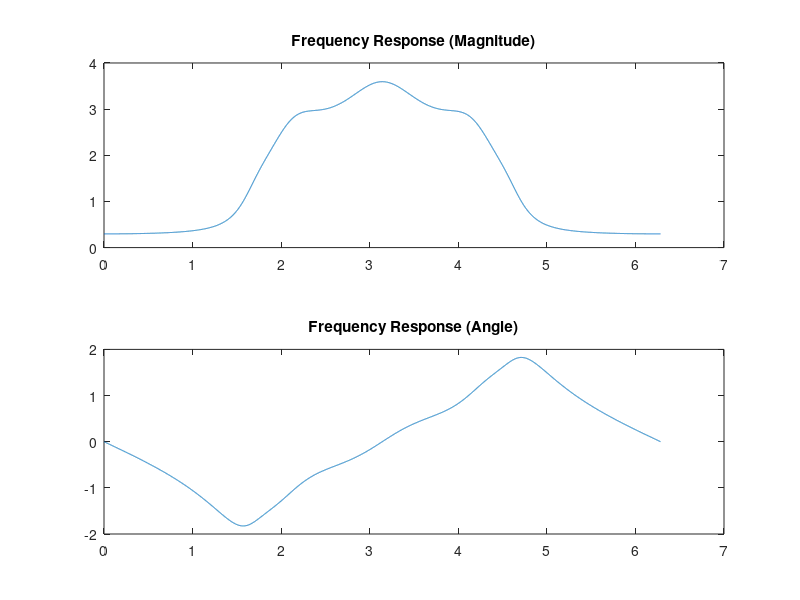
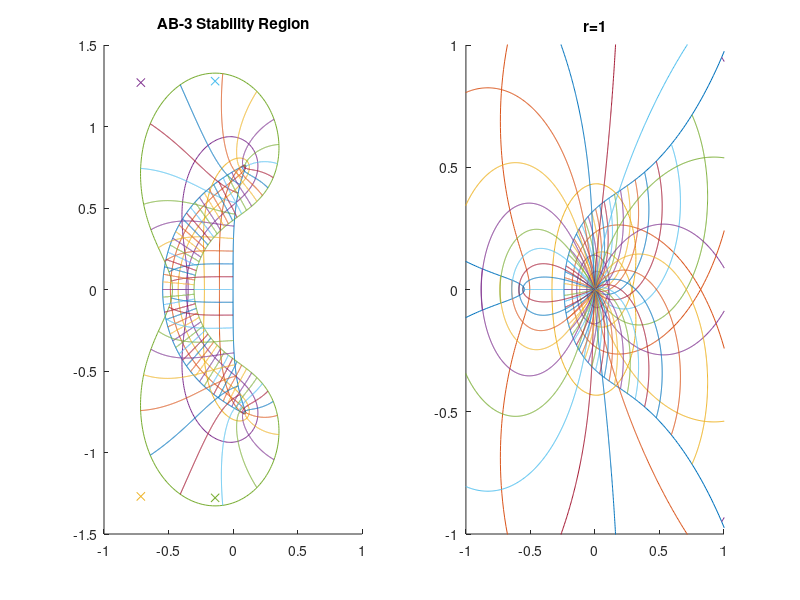
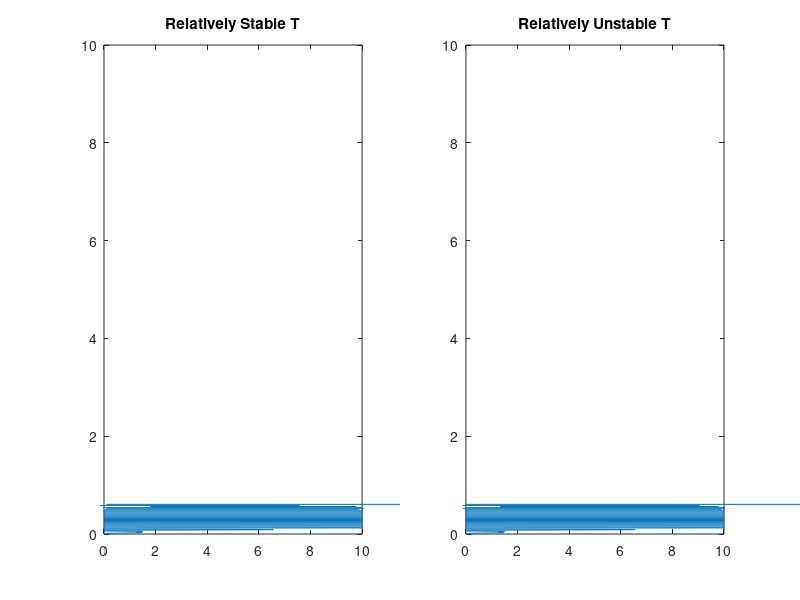

Write the MATLAB code that produced these figures, in order.
% System Simulation Problem 10
% Written by Josh Humphrey

%% Part B %%
clear
N = 10000;
Omega=linspace(0,2*pi,N+1);      %Set up vector of Omega
s=exp(1i*Omega);                  %Define z on unit circle
T=0.001;
H = (0.6042*s.^4+4.1572*s.^2+6.1591)./(s.^5+3.4630*s.^4+7.1704*s.^3+10.2787*s.^2+8.6926*s+6.159);
       
figure (1)
subplot(2,1,1)
plot(Omega,abs(H));
title('Frequency Response (Magnitude)')
        
subplot(2,1,2)
plot(Omega,angle(H));
title('Frequency Response (Angle)')

%% Part C %%
figure(2)
run=2;
Nr=10;
Ntheta=80;

rho=linspace(1,Nr,Nr)/Nr;
theta=linspace(0,(Ntheta-1)/Ntheta,Ntheta)*2*pi;
    
rhocw=rho;
rhoccw=rho;

p=linspace(0,2*pi,1001);
for m=1:Nr
    r=rho(Nr-m+1);
    z=r*exp(i*p);
    w=(12*(z.^2).*(z-1)./(23*(z.^2)-16*z+5));
    if(r>0.57)
        rhoccw(m)=100;
        subplot(121)
        title('AB-3 Stability Region')
        hold on
        plot(real(w),imag(w))
        hold off
        axis([-1 1 -1.5 1.5])
    else
        rhocw(m)=0;
        subplot(122)
         title('r=1')
        hold on
        plot(real(w),imag(w))
        hold off
        axis([-1 1 -1 1])
    end    
    
end
if(run==3)
    pause
end


r1=linspace(min(rhoccw),1,1001);
r2=linspace(0,max(rhocw),1001);

for m=1:length(theta)
    z1=r1*exp(i*theta(m));
    z2=r2*exp(i*theta(m));
    w1=(12*(z1.^2).*(z1-1)./(23*(z1.^2)-16*z1+5));
    w2=(12*(z2.^2).*(z2-1)./(23*(z2.^2)-16*z2+5));
    
    subplot(121)
    hold on
        plot(real(w1),imag(w1))
    hold off
    subplot(122)
    hold on
        plot(real(w2),imag(w2))
    hold off
    
end

% Add in part D poles
subplot(121)
hold on
plot(-1.75552,0, 'x')
plot(-0.71469,-1.26945, 'x')
plot(-0.71469,1.26945, 'x')
plot(-0.139044,-1.278189, 'x')
plot(-0.139044,1.278189, 'x')
hold off

%% Part F %%
clear
N=10000;
t = linspace(0,10,N);
num = [0.6042 0 4.1572 0 6.1591];
den = [1 3.4630 7.1704 10.2787 8.6926 6.159];
[A,B,C,D] = tf2ss(num,den);

T_completely_stable = 0.01;
T_relatively_stable = 0.3;
T_relatively_unstable = 0.5;
T_completely_unstalbe = 1.0;

u = ones(1,N);
fx1 = zeros(1,N);
fx2 = zeros(1,N);
fx3 = zeros(1,N);
fx4 = zeros(1,N);
fx5 = zeros(1,N);
x1 = zeros(1,N);
x2 = zeros(1,N);
x3 = zeros(1,N);
x4 = zeros(1,N);
x5 = zeros(1,N);
y = zeros(1,N);

for k = 1:N-2
    fx1(k) = -3.463*x1(k)-7.1704*x2(k)-10.2787*x3(k)-8.6926*x4(k)-6.159*x5(k) + u(k);
    fx2(k) = x1(k);
    fx3(k) = x2(k);
    fx4(k) = x3(k);
    fx5(k) = x4(k);
    
    x1(k+3) = x1(k+2)+(T_relatively_stable)*((23/12)*fx1(k+2)-(4/3)*fx1(k+1)+(5/12)*fx1(k));
    x2(k+3) = x2(k+2)+(T_relatively_stable)*((23/12)*fx2(k+2)-(4/3)*fx2(k+1)+(5/12)*fx2(k));
    x3(k+3) = x3(k+2)+(T_relatively_stable)*((23/12)*fx3(k+2)-(4/3)*fx3(k+1)+(5/12)*fx3(k));
    x4(k+3) = x4(k+2)+(T_relatively_stable)*((23/12)*fx4(k+2)-(4/3)*fx4(k+1)+(5/12)*fx4(k));
    x5(k+3) = x5(k+2)+(T_relatively_stable)*((23/12)*fx5(k+2)-(4/3)*fx5(k+1)+(5/12)*fx5(k));
    y(k) = 0.6042*x1(k) + 4.1572*x3(k)+6.1591*x5(k);
end

figure(4)
subplot(121)
plot(y,t)
xlim([0,10])
title('Relatively Stable T')

u = ones(1,N);
fx1 = zeros(1,N);
fx2 = zeros(1,N);
fx3 = zeros(1,N);
fx4 = zeros(1,N);
fx5 = zeros(1,N);
x1 = zeros(1,N);
x2 = zeros(1,N);
x3 = zeros(1,N);
x4 = zeros(1,N);
x5 = zeros(1,N);
y = zeros(1,N);

for k = 1:N-2
    fx1(k) = -3.463*x1(k)-7.1704*x2(k)-10.2787*x3(k)-8.6926*x4(k)-6.159*x5(k) + u(k);
    fx2(k) = x1(k);
    fx3(k) = x2(k);
    fx4(k) = x3(k);
    fx5(k) = x4(k);
    
    x1(k+3) = x1(k+2)+(T_relatively_stable)*((23/12)*fx1(k+2)-(4/3)*fx1(k+1)+(5/12)*fx1(k));
    x2(k+3) = x2(k+2)+(T_relatively_stable)*((23/12)*fx2(k+2)-(4/3)*fx2(k+1)+(5/12)*fx2(k));
    x3(k+3) = x3(k+2)+(T_relatively_stable)*((23/12)*fx3(k+2)-(4/3)*fx3(k+1)+(5/12)*fx3(k));
    x4(k+3) = x4(k+2)+(T_relatively_stable)*((23/12)*fx4(k+2)-(4/3)*fx4(k+1)+(5/12)*fx4(k));
    x5(k+3) = x5(k+2)+(T_relatively_stable)*((23/12)*fx5(k+2)-(4/3)*fx5(k+1)+(5/12)*fx5(k));
    y(k) = 0.6042*x1(k) + 4.1572*x3(k)+6.1591*x5(k);
end

subplot(122)
plot(y,t)
xlim([0,10])
title('Relatively Unstable T')